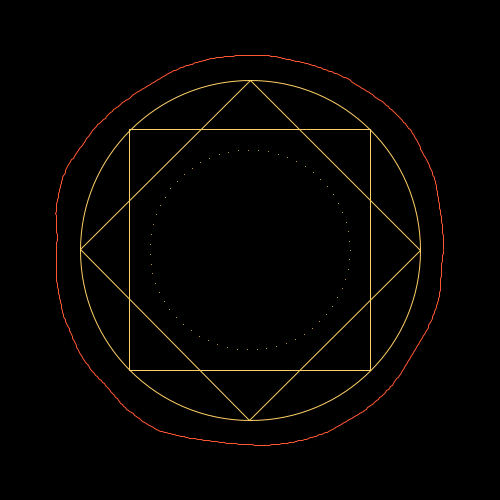
Frame 1 (no input)
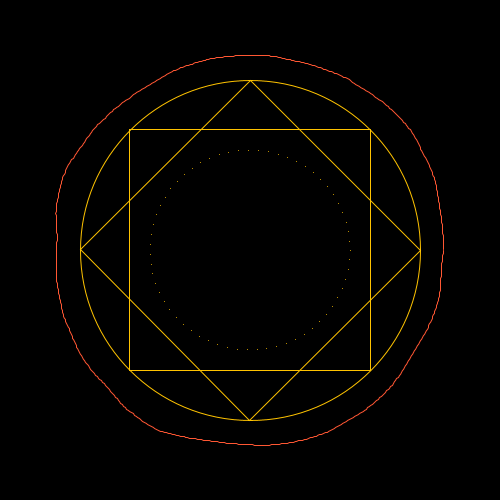
Frame 2 (the mouse pressed at the canvas centre, redrawn once)

The Processing sketch that drew these frames (run headless with seeded random() and noise(); the mouse was pressed at the canvas centre and the sketch redrawn once):

// Processing sketch: sketch_190503_dr_strange
// ── sketch_190503_dr_strange.pde
color FG = #ffffff; //<>//
color BG = #000000;

//Random Color select
//color[] PALLATE = {#1be7ff, #f8333c, #8f2d56, #6eeb83, #e4ff1a};
//color[] PALLATE = {#333232, #4c5454, #f3a712, #db2b39, #447604};
//color[] PALLATE = {#30bced, #d16014, #e3e4db, #23395b, #050401};
//color[] PALLATE = {#26547c, #ef476f, #ffd166, #23af82, #fcfcfc};
//ORANGE SHADES
color[] PALLATE = {#900c3f, #c70039, #ffd166, #ff5733, #ffc300};
//color[] PALLATE = {#a0006b, #ffb533, #f95c41, #9ec630, #ff959b};
float randCol = random(0, PALLATE.length);

//Global Varibale
int radius = 190;
int radius2 = 100;
void setup() {
  size (500, 500);
  background(0, 10);
  //background(PALLATE[int(randCol)]);
  stroke(PALLATE[int(randCol)]);
  noLoop();
  smooth(2);
  //colorMode(HSB, 125);
};

void mousePressed() {
}

float noiseMax = 5;
float phase = 0;
float Zoff = 0;
void init() {
  beginShape();
  for (float a = 0; a < TWO_PI; a += 0.01) {
    float Xoff = map(cos(a+phase), -1, 1, 1, noiseMax);
    float Yoff = map(sin(a+phase), -1, 1, 1, noiseMax);
    //float Xoff = map(cos(a),-1,  1, 10, noiseMax);
    //float Yoff = map(sin(a),-1,  1, 10, noiseMax);
    float r1 = map(noise(Xoff, Yoff, Zoff), 0, 1, 190, 205);
    float vX = r1*cos(a);
    float vY = r1*sin(a);
    pushMatrix();
    noFill();
    stroke(PALLATE[int(randCol)]);
    vertex(vX, vY);
    popMatrix();

    float posX = radius * cos(a);
    float posY = radius * sin(a);

    float r = random(0, 2);
    float randCol = random(0, PALLATE.length);

    pushMatrix();

    //noStroke();
    //vertex(posX, posY);
    //stroke(int(20*abs(sin(frameCount/200.))),100,int(200*abs(sin(frameCount/20.))),8);
    //fill(int(20*abs(sin(frameCount/200.))),100,int(200*abs(sin(frameCount/20.))),8);

    //stroke(PALLATE[int(randCol)]);
    //fill(PALLATE[int(randCol)]);

    //vertex(posX, posY);
    //ellipse(posX, posY, r, r);
    popMatrix();
  }
  endShape();
  //phase += 0.01;  
  Zoff += 0.01;

  float randCol = random(0, PALLATE.length);
  noFill();
  stroke(PALLATE[int(randCol)]);

  ellipse(0, 0, 340, 340);

  beginShape(POINTS);
  for (float a = 0; a < TWO_PI; a += 0.1) {
    float posX = radius2 * cos(a);
    float posY = radius2 * sin(a);
    vertex(posX, posY);
  }
  endShape();

  //Customefunction Initionl
  pushMatrix();
  noFill();
  squareLine(0, 0, 170);
  rotate(PI/4.0);
  squareLine(0, 0, 170);
  popMatrix();
}
PVector v1;
void update() {
}
void show() {
}
void draw() {
  //noFill();
    smooth();

  background(BG,5);
  translate(width / 2, height / 2);
  //ellipse(0, 0, 380, 380);
  init();
}


// Square Line
void squareLine(float posX, float posY, float radius) {
  float rotAngle = TWO_PI / 4;
  beginShape(QUADS);
  for (float i = 0; i < 4; i++) {
    pointOnCircle(posX, posY, radius, i * rotAngle);
    vertex(v1.x, v1.y);
  }
  endShape(CLOSE);
}

//Helper Point on Circle
void pointOnCircle(float posX, float posY, float radius, float angle) {
  float x = posX + radius * cos(angle);
  float y = posY + radius * sin(angle);
  v1 = new PVector(x, y);
}
